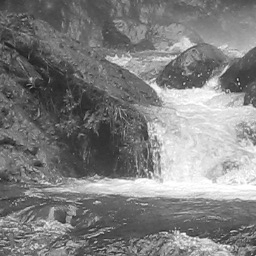
%> input picture data/_FUNC/SHINEtoolbox/SHINE_INPUT/scene1.tif, 256 x 256 px
$ octave --eval "result = mkMooney('SHINEtoolbox/SHINE_INPUT/scene1.tif');"   (GNU Octave 9; MATLAB toolbox functions it lacks are replaced by stand-ins)
%> lines starting %> are read from the running program, lines starting %| are printed output that depends on the picture; in (x1, y1, x2, y2) boxes, pixels count from 0 and x2, y2 are one past the last pixel; in counts of white or black regions, pixels touching at a corner belong together; the program's own positions count from 1
### data/_FUNC/checkOptions.m
function options = checkOptions(options,varargin)
% check options in pairs
% organize provided options into forms
optionNames = fieldnames(options);
if mod(length(varargin),2) == 1
	error('Please provide propertyName/propertyValue pairs')
end
for pair = reshape(varargin,2,[])    % pair is {propName; propValue}
	if any(strcmp(pair{1}, optionNames))
        options.(pair{1}) = pair{2};
    else
        error('%s is not a recognized parameter name', pair{1})
	end
end
end

### data/_FUNC/mkMooney.m
function [gryImg,mnyImg] = mkMooney(fileDir,varargin)
% %% make mooney image %%
% [oriImg,mnyImg] = mkMooney(fileDir,varargin)
% opt = struct(              ...
%     'sig',    3,           ...
%     'size',  [500,500],    ...
%     'weight', 0.5);

% check option
opt = struct(              ...
    'sig',    1,           ...
    'size',  [500,500],    ...
    'weight', 0.5);
opt = checkOptions(opt,varargin{:});

% load original image
%oriImg = imresize(rgb2gray(imread(fileDir)),opt.size);
if ~strcmp(class(fileDir),'uint8')
    loadImg = imread(fileDir);
%> loadImg is the input picture: size 256x256 uint8; min 16, max 255, mean 127.4
else
    loadImg = fileDir;
end
oriImg = im2double(imresize(loadImg,opt.size));

% [15 lines of commented-out code are left out]
if size(oriImg,3) ~= 1,
    gryImg = rgb2gray(oriImg);
else
    gryImg = oriImg;
end
gauImg = imgaussfilt(gryImg,opt.sig);
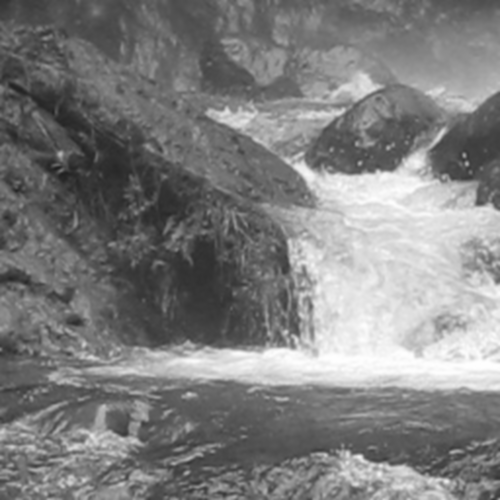
%> gauImg: size 500x500 double; min 0.12, max 1, mean 0.499

% split thresholding
binLv = median(gauImg(:));
%> binLv = 0.443
%binLv = graythresh(gauImg).*255;
mnyImg = zeros(opt.size);
mnyImg(gauImg>binLv)=1;
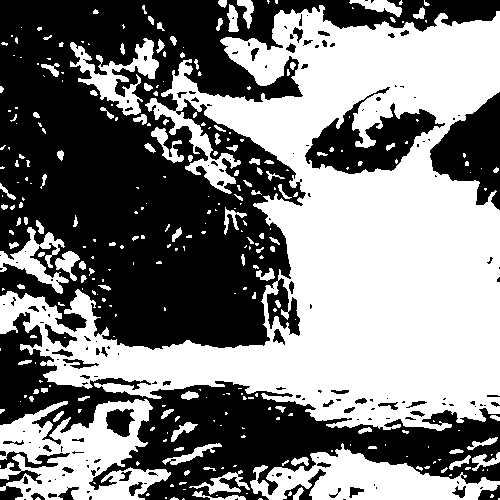
%> mnyImg: size 500x500 double; values 0 (black) and 1 (white), 50% white; 302 white regions (193 under 20 px), largest, box (x1, y1, x2, y2) and area: (0, 5, 500, 431) 95910, (0, 399, 171, 500) 9612, (250, 443, 500, 500) 6871

mnyImg = mnyImg.*255;
gryImg = gryImg.*255;
%figure;imshow(mnyImg)

end

$ run again, on data/_FUNC/SHINEtoolbox/SHINE_INPUT/scene2.tif
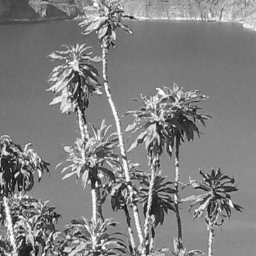
%> input picture data/_FUNC/SHINEtoolbox/SHINE_INPUT/scene2.tif, 256 x 256 px
%> in mkMooney, loadImg is the input picture: size 256x256 uint8; min 12, max 255, mean 128.6
%> in mkMooney, `oriImg = im2double(imresize(loadImg,opt.size));`:
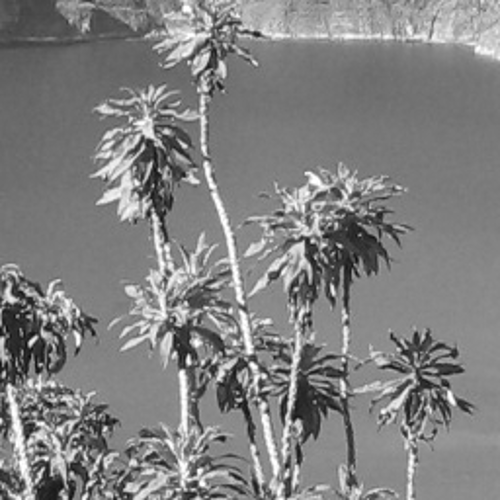
%> oriImg: size 500x500 double; min 0.0314, max 1, mean 0.504
%> binLv = 0.496
%> in mkMooney, `mnyImg(gauImg>binLv)=1;`:
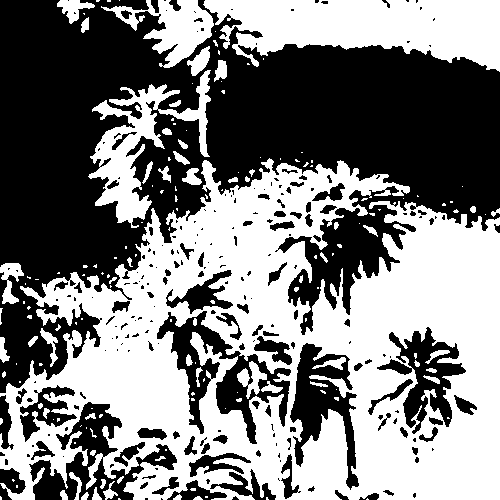
%> mnyImg: size 500x500 double; values 0 (black) and 1 (white), 50% white; 161 white regions (102 under 20 px), largest, box (x1, y1, x2, y2) and area: (0, 158, 500, 500) 96052, (203, 0, 500, 72) 14232, (88, 70, 211, 228) 5915
